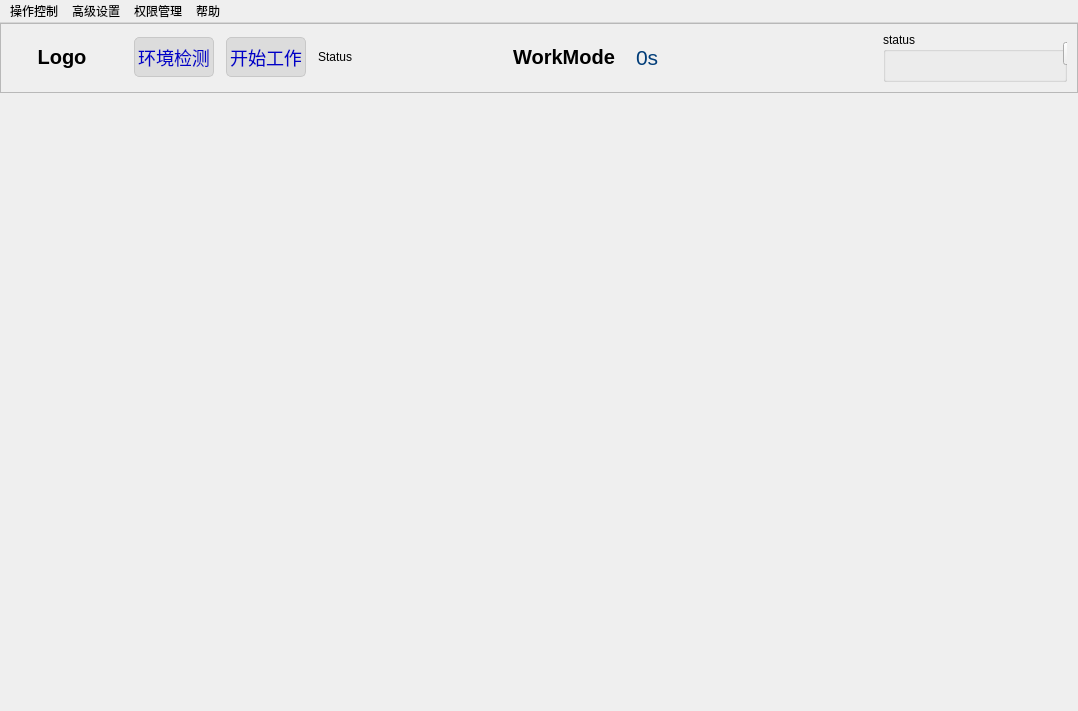
<?xml version="1.0" encoding="UTF-8"?>
<ui version="4.0">
 <class>MainWindow</class>
 <widget class="QMainWindow" name="MainWindow">
  <property name="geometry">
   <rect>
    <x>0</x>
    <y>0</y>
    <width>1078</width>
    <height>711</height>
   </rect>
  </property>
  <property name="windowTitle">
   <string>MainWindow</string>
  </property>
  <property name="windowIcon">
   <iconset>
    <normaloff>../res/logo1.ico</normaloff>../res/logo1.ico</iconset>
  </property>
  <widget class="QWidget" name="centralWidget">
   <layout class="QHBoxLayout" name="horizontalLayout_2">
    <property name="spacing">
     <number>0</number>
    </property>
    <property name="leftMargin">
     <number>0</number>
    </property>
    <property name="topMargin">
     <number>0</number>
    </property>
    <property name="rightMargin">
     <number>0</number>
    </property>
    <property name="bottomMargin">
     <number>0</number>
    </property>
    <item>
     <widget class="QStackedWidget" name="stackedWidget">
      <property name="currentIndex">
       <number>0</number>
      </property>
      <widget class="QWidget" name="page">
       <layout class="QGridLayout" name="gridLayout">
        <property name="leftMargin">
         <number>0</number>
        </property>
        <property name="topMargin">
         <number>0</number>
        </property>
        <property name="rightMargin">
         <number>0</number>
        </property>
        <property name="bottomMargin">
         <number>0</number>
        </property>
        <property name="spacing">
         <number>0</number>
        </property>
        <item row="0" column="0">
         <widget class="QFrame" name="widgetState">
          <property name="minimumSize">
           <size>
            <width>0</width>
            <height>70</height>
           </size>
          </property>
          <property name="maximumSize">
           <size>
            <width>16777215</width>
            <height>70</height>
           </size>
          </property>
          <property name="frameShape">
           <enum>QFrame::StyledPanel</enum>
          </property>
          <property name="frameShadow">
           <enum>QFrame::Raised</enum>
          </property>
          <property name="lineWidth">
           <number>0</number>
          </property>
          <layout class="QGridLayout" name="gridLayout_4">
           <property name="leftMargin">
            <number>1</number>
           </property>
           <property name="topMargin">
            <number>0</number>
           </property>
           <property name="rightMargin">
            <number>10</number>
           </property>
           <property name="bottomMargin">
            <number>1</number>
           </property>
           <property name="horizontalSpacing">
            <number>12</number>
           </property>
           <property name="verticalSpacing">
            <number>0</number>
           </property>
           <item row="0" column="9">
            <widget class="QGroupBox" name="groupBox_2">
             <property name="title">
              <string>status                                     </string>
             </property>
             <widget class="QLabel" name="labelUser">
              <property name="geometry">
               <rect>
                <x>20</x>
                <y>20</y>
                <width>53</width>
                <height>16</height>
               </rect>
              </property>
              <property name="text">
               <string/>
              </property>
             </widget>
             <widget class="QLabel" name="labelNum">
              <property name="geometry">
               <rect>
                <x>120</x>
                <y>20</y>
                <width>53</width>
                <height>21</height>
               </rect>
              </property>
              <property name="text">
               <string/>
              </property>
             </widget>
             <widget class="QPushButton" name="mangerlogin">
              <property name="geometry">
               <rect>
                <x>180</x>
                <y>10</y>
                <width>75</width>
                <height>23</height>
               </rect>
              </property>
              <property name="text">
               <string>管理员登录</string>
              </property>
             </widget>
            </widget>
           </item>
           <item row="0" column="8">
            <widget class="LifeControl" name="widgetLifeTime" native="true">
             <property name="minimumSize">
              <size>
               <width>200</width>
               <height>50</height>
              </size>
             </property>
            </widget>
           </item>
           <item row="0" column="3">
            <widget class="QLabel" name="label_status">
             <property name="text">
              <string>Status</string>
             </property>
            </widget>
           </item>
           <item row="0" column="5">
            <spacer name="horizontalSpacer_2">
             <property name="orientation">
              <enum>Qt::Horizontal</enum>
             </property>
             <property name="sizeHint" stdset="0">
              <size>
               <width>40</width>
               <height>20</height>
              </size>
             </property>
            </spacer>
           </item>
           <item row="0" column="2">
            <widget class="QPushButton" name="btnStartWork">
             <property name="minimumSize">
              <size>
               <width>80</width>
               <height>40</height>
              </size>
             </property>
             <property name="maximumSize">
              <size>
               <width>16777215</width>
               <height>40</height>
              </size>
             </property>
             <property name="font">
              <font>
               <pointsize>-1</pointsize>
              </font>
             </property>
             <property name="styleSheet">
              <string notr="true">QPushButton 
{
    background-color:rgb(220,220,220); 
    color:rgb(0,0,200); 
    border:1px solid rgb(200,200,200); 
    font-size:18px; 
    border-radius:5px;
}

QPushButton:hover
{
    background-color:rgb(200,200,200); 
    color:rgb(255,255,255);
    border:1px solid rgb(200,200,200); 
    border-radius:5px;
}

QPushButton:pressed
{
    background-color: rgb(250,250,250); 
    color:rgb(200,200,200);
    border:1px solid rgb(200,200,200); 
    border-radius:5px;
}

QPushButton:disabled
{
    background-color: rgb(200,200,200); 
    color:rgb(240,240,240);
    border:1px solid rgb(200,200,200); 
    border-radius:5px;
}
</string>
             </property>
             <property name="text">
              <string>开始工作</string>
             </property>
            </widget>
           </item>
           <item row="0" column="1">
            <widget class="QPushButton" name="btnConnect">
             <property name="minimumSize">
              <size>
               <width>80</width>
               <height>40</height>
              </size>
             </property>
             <property name="maximumSize">
              <size>
               <width>16777215</width>
               <height>40</height>
              </size>
             </property>
             <property name="font">
              <font>
               <pointsize>-1</pointsize>
              </font>
             </property>
             <property name="styleSheet">
              <string notr="true">QPushButton 
{
    background-color:rgb(220,220,220); 
    color:rgb(0,0,200); 
    border:1px solid rgb(200,200,200); 
    font-size:18px; 
    border-radius:5px;
}

QPushButton:hover
{
    background-color:rgb(200,200,200); 
    color:rgb(255,255,255);
    border:1px solid rgb(200,200,200); 
    border-radius:5px;
}

QPushButton:pressed
{
    background-color: rgb(250,250,250); 
    color:rgb(200,200,200);
    border:1px solid rgb(200,200,200); 
    border-radius:5px;
}

QPushButton:disabled
{
    background-color: rgb(200,200,200); 
    color:rgb(240,240,240);
    border:1px solid rgb(200,200,200); 
    border-radius:5px;
}
</string>
             </property>
             <property name="text">
              <string>环境检测</string>
             </property>
            </widget>
           </item>
           <item row="0" column="6">
            <widget class="QLabel" name="labelWorkMode">
             <property name="minimumSize">
              <size>
               <width>120</width>
               <height>0</height>
              </size>
             </property>
             <property name="font">
              <font>
               <pointsize>15</pointsize>
               <weight>75</weight>
               <bold>true</bold>
              </font>
             </property>
             <property name="text">
              <string>WorkMode</string>
             </property>
             <property name="alignment">
              <set>Qt::AlignCenter</set>
             </property>
            </widget>
           </item>
           <item row="0" column="0">
            <widget class="QLabel" name="labelLogo">
             <property name="minimumSize">
              <size>
               <width>120</width>
               <height>0</height>
              </size>
             </property>
             <property name="font">
              <font>
               <pointsize>15</pointsize>
               <weight>75</weight>
               <bold>true</bold>
              </font>
             </property>
             <property name="text">
              <string>Logo</string>
             </property>
             <property name="alignment">
              <set>Qt::AlignCenter</set>
             </property>
            </widget>
           </item>
           <item row="0" column="7">
            <widget class="QLabel" name="labelStepCycle">
             <property name="font">
              <font>
               <family>Arial</family>
               <pointsize>16</pointsize>
              </font>
             </property>
             <property name="styleSheet">
              <string notr="true">color:rgba(0, 60, 120);</string>
             </property>
             <property name="text">
              <string>0s</string>
             </property>
            </widget>
           </item>
          </layout>
         </widget>
        </item>
        <item row="1" column="0">
         <widget class="QWidget" name="widget" native="true">
          <property name="styleSheet">
           <string notr="true"/>
          </property>
          <layout class="QVBoxLayout" name="verticalLayout_2">
           <property name="spacing">
            <number>2</number>
           </property>
           <property name="leftMargin">
            <number>1</number>
           </property>
           <property name="topMargin">
            <number>1</number>
           </property>
           <property name="rightMargin">
            <number>1</number>
           </property>
           <property name="bottomMargin">
            <number>1</number>
           </property>
          </layout>
         </widget>
        </item>
       </layout>
      </widget>
     </widget>
    </item>
   </layout>
  </widget>
  <widget class="QMenuBar" name="menuBar">
   <property name="geometry">
    <rect>
     <x>0</x>
     <y>0</y>
     <width>1078</width>
     <height>23</height>
    </rect>
   </property>
   <property name="defaultUp">
    <bool>false</bool>
   </property>
   <property name="nativeMenuBar">
    <bool>true</bool>
   </property>
   <widget class="QMenu" name="menu_2">
    <property name="title">
     <string>帮助</string>
    </property>
    <addaction name="actionAbout"/>
    <addaction name="actionUserGuide"/>
   </widget>
   <widget class="QMenu" name="menu">
    <property name="title">
     <string>高级设置</string>
    </property>
    <addaction name="actionCfg"/>
    <addaction name="actionSetOrder"/>
    <addaction name="actionMES"/>
    <addaction name="separator"/>
    <addaction name="actionGuide"/>
    <addaction name="actionScrew"/>
    <addaction name="actionAlgorithmDebug"/>
    <addaction name="separator"/>
   </widget>
   <widget class="QMenu" name="menu_3">
    <property name="title">
     <string>操作控制</string>
    </property>
    <addaction name="actionEnvCheck"/>
    <addaction name="separator"/>
    <addaction name="actionStartTest"/>
    <addaction name="actionStopTest"/>
    <addaction name="separator"/>
    <addaction name="actionExitSys"/>
   </widget>
   <widget class="QMenu" name="menu_4">
    <property name="title">
     <string>权限管理</string>
    </property>
    <addaction name="actionAuthoritySwitch"/>
    <addaction name="separator"/>
    <addaction name="actionPackagePrint"/>
   </widget>
   <addaction name="menu_3"/>
   <addaction name="menu"/>
   <addaction name="menu_4"/>
   <addaction name="menu_2"/>
  </widget>
  <action name="actionAbout">
   <property name="text">
    <string>关于</string>
   </property>
  </action>
  <action name="action">
   <property name="text">
    <string>参数设置</string>
   </property>
  </action>
  <action name="actionChangePlugin">
   <property name="text">
    <string>工序选择</string>
   </property>
  </action>
  <action name="actionCfg">
   <property name="text">
    <string>参数配置</string>
   </property>
   <property name="toolTip">
    <string>参数配置</string>
   </property>
  </action>
  <action name="actionSetOrder">
   <property name="text">
    <string>设置工单号</string>
   </property>
  </action>
  <action name="actionMES">
   <property name="enabled">
    <bool>false</bool>
   </property>
   <property name="text">
    <string>MES调试</string>
   </property>
   <property name="toolTip">
    <string>&lt;!DOCTYPE HTML PUBLIC &quot;-//W3C//DTD HTML 4.0//EN&quot; &quot;http://www.w3.org/TR/REC-html40/strict.dtd&quot;&gt;
&lt;html&gt;&lt;head&gt;&lt;meta name=&quot;qrichtext&quot; content=&quot;1&quot; /&gt;&lt;meta charset=&quot;utf-8&quot; /&gt;&lt;style type=&quot;text/css&quot;&gt;
p, li { white-space: pre-wrap; }
hr { height: 1px; border-width: 0; }
li.unchecked::marker { content: &quot;\2610&quot;; }
li.checked::marker { content: &quot;\2612&quot;; }
&lt;/style&gt;&lt;/head&gt;&lt;body style=&quot; font-family:'Microsoft YaHei UI'; font-size:9pt; font-weight:400; font-style:normal;&quot;&gt;
&lt;p style=&quot; margin-top:12px; margin-bottom:12px; margin-left:0px; margin-right:0px; -qt-block-indent:0; text-indent:0px;&quot;&gt;&lt;span style=&quot; color:#5500ff;&quot;&gt;MES调试&lt;/span&gt;&lt;/p&gt;&lt;/body&gt;&lt;/html&gt;</string>
   </property>
  </action>
  <action name="actionLogin">
   <property name="text">
    <string>重新登录</string>
   </property>
  </action>
  <action name="actionGuide">
   <property name="text">
    <string>引导提示配置</string>
   </property>
   <property name="toolTip">
    <string>引导提示配置</string>
   </property>
  </action>
  <action name="actionScrew">
   <property name="text">
    <string>电批配置</string>
   </property>
  </action>
  <action name="actionAlgorithmDebug">
   <property name="text">
    <string>算法调试</string>
   </property>
  </action>
  <action name="actionUserGuide">
   <property name="text">
    <string>使用说明</string>
   </property>
  </action>
  <action name="actionStopTest">
   <property name="enabled">
    <bool>false</bool>
   </property>
   <property name="text">
    <string>停止测试</string>
   </property>
  </action>
  <action name="actionStartTest">
   <property name="text">
    <string>开始测试</string>
   </property>
  </action>
  <action name="actionExitSys">
   <property name="text">
    <string>退出程序</string>
   </property>
  </action>
  <action name="actionEnvCheck">
   <property name="text">
    <string>环境检测</string>
   </property>
  </action>
  <action name="actionClearLifeTime">
   <property name="text">
    <string>清除使用次数</string>
   </property>
  </action>
  <action name="actionSetMaxLifeTime">
   <property name="enabled">
    <bool>true</bool>
   </property>
   <property name="text">
    <string>预设最大次数</string>
   </property>
  </action>
  <action name="actionAuthoritySwitch">
   <property name="text">
    <string>管理员登录</string>
   </property>
  </action>
  <action name="actionPackagePrint">
   <property name="text">
    <string>包装打印</string>
   </property>
  </action>
 </widget>
 <layoutdefault spacing="6" margin="11"/>
 <customwidgets>
  <customwidget>
   <class>LifeControl</class>
   <extends>QWidget</extends>
   <header>LifeControl.h</header>
   <container>1</container>
  </customwidget>
 </customwidgets>
 <resources/>
 <connections/>
</ui>
